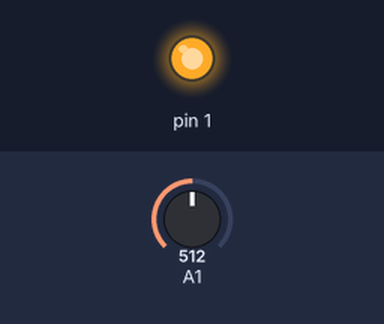
Simulated run of this sketch. Board: Arduino Uno, built with avr-gcc and run on an emulated ATmega328P. On the bench: output pins drawn as LEDs (lit = HIGH). The inputs (shaded band) are chosen by the test bench; at power-on: A1 = 512.

Above: at 1.2 s.
1.3 s: A1 set to 496
At 2.1 s:
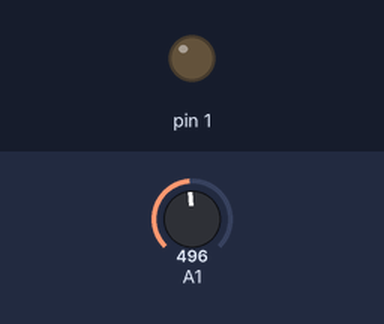
2.8 s: A1 set to 716
At 3.2 s:
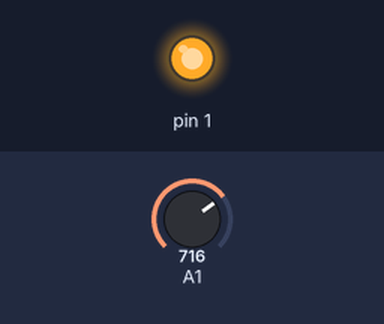
4.3 s: A1 set to 511
At 5.6 s:
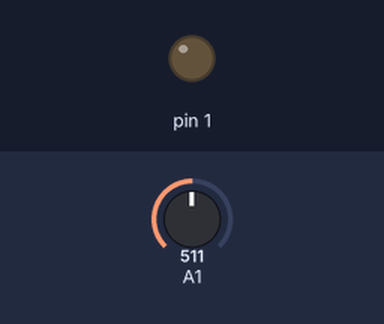
Timing chart, 0 to 7.3 s (numbered marks = the images above; inputs shaded):
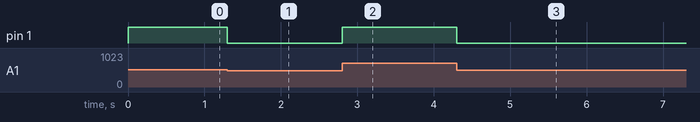

The sketch:

EX_77_01.ino
```cpp
void setup() {
}

void loop() {
  int v = analogRead(A1);
  analogWrite(1, v >> 2);
}
```

Measured:
- the behaviour switches between 512 and 511 on A1 (found by bisection; images 0 and 1)
- after the input at 1.3 s, pin 1: HIGH → LOW at once
- after the input at 2.8 s, pin 1: LOW → HIGH at once
- after the input at 4.3 s, pin 1: HIGH → LOW at once
